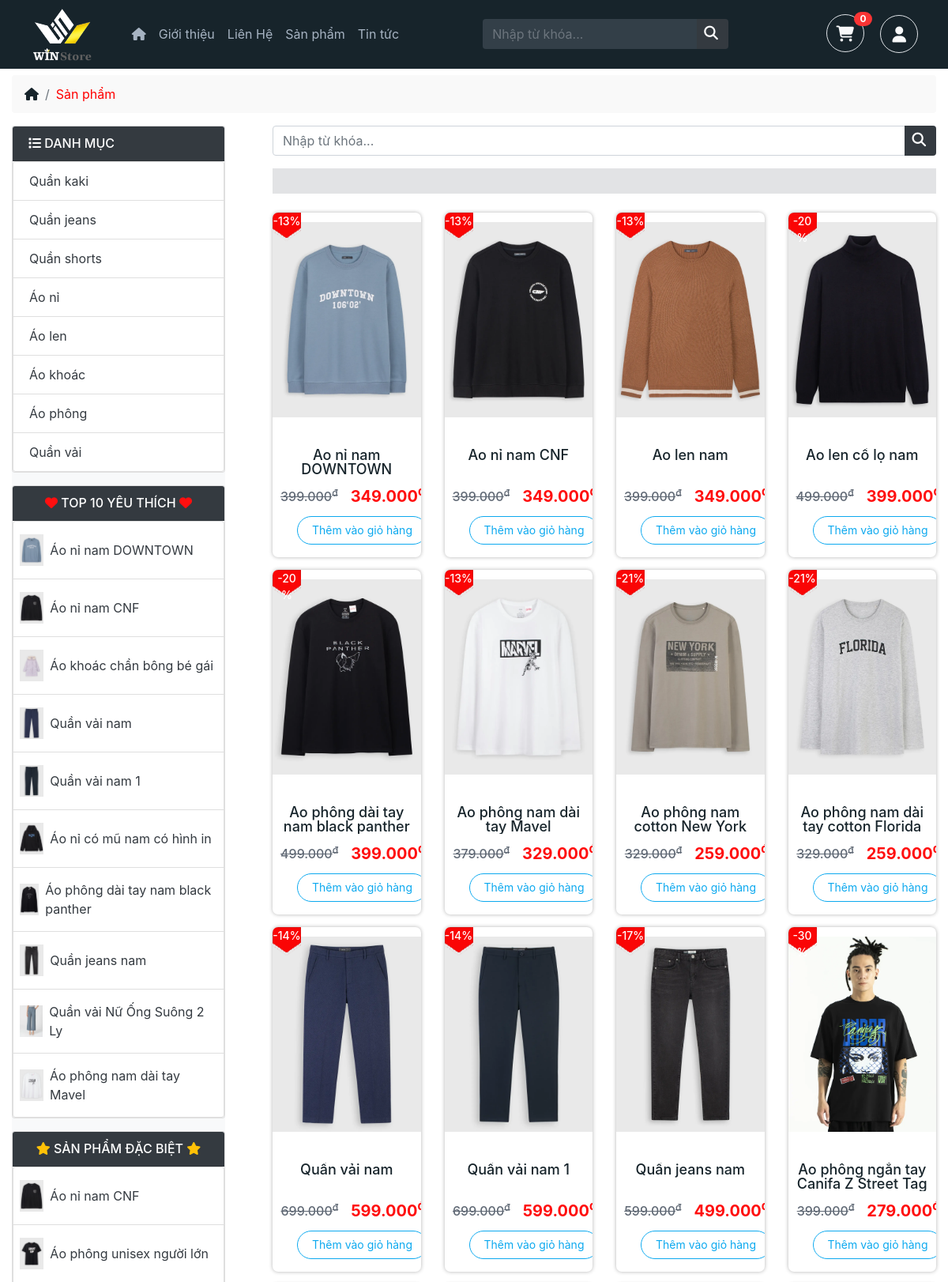
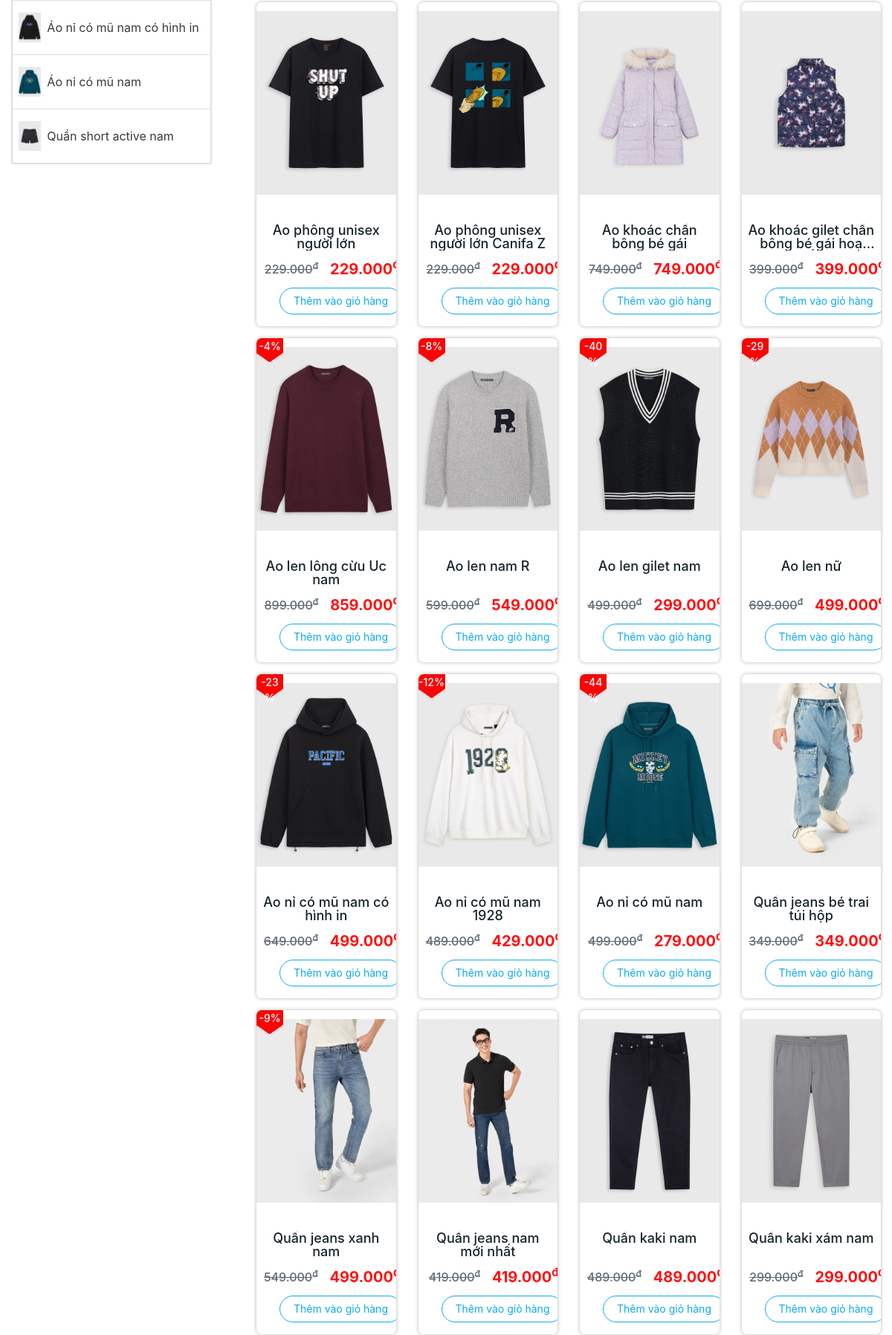
Page /Auth/Products (upper part) on the committed database (2 pictures, top to bottom).
### tables this page shows
CREATE TABLE `categories` (
  `id` int(11) NOT NULL,
  `name` varchar(100) NOT NULL,
  `id_staff` int(11) NOT NULL
);

CREATE TABLE `products` (
  `id` int(11) NOT NULL,
  `name` varchar(100) NOT NULL,
  `price` int(11) NOT NULL,
  `sale` int(11) DEFAULT 0,
  `img` varchar(255) NOT NULL,
  `date` datetime NOT NULL,
  `describe` longtext NOT NULL,
  `special` int(1) NOT NULL DEFAULT 0 COMMENT 'sp đặc biệt',
  `view` int(11) NOT NULL DEFAULT 0,
  `describe_short` longtext NOT NULL COMMENT 'mô tả ngắn',
  `id_category` int(11) NOT NULL,
  `id_staff` int(11) NOT NULL
);

### app/controllers/Auth.php (called while the page is built, shortened)
<?php
class Auth extends Controller
{
    public $ProductModel;
    public $CategoriesModel;
    function __construct()
    {
        $this->ProductModel = $this->callModel('ProductModel');
        $this->CategoriesModel = $this->callModel('CategoryModel');
    }
    function Products()
    {
        $this->callView(
            'MasterUser',
            [
                'Page' => 'ProductPage',
                'ListProduct' => $this->ProductModel->GetProduct(),
                'ListCategory' => $this->CategoriesModel->GetCategory(),
                'ProductTop10' => $this->ProductModel->GetProductTop10(),
                'ProductSpecial' => $this->ProductModel->GetProductSpecial(),
            ]
        );
    }
}

### index.php (called while the page is built, shortened)
<?php
$myApp = new App();

### app/core/DB.php (called while the page is built, shortened)
<?php
class DB
{
    protected $servername = 'localhost';
    protected $username = 'root';
    protected $password = '';
    function __construct()
    {
        $this->conn = mysqli_connect($this->servername, $this->username, $this->password);
    }
}

### app/models/CategoryModel.php (called while the page is built, shortened)
<?php
class CategoryModel extends DB
{
    public function GetCategory()
    {
        $sql = "SELECT * FROM categories";
        $arr = [];
        foreach ($this->conn->query($sql) as $row) {
            array_push($arr, $row);
        }
        return $arr;
    }
}

### app/models/ProductModel.php (called while the page is built, shortened)
<?php
class ProductModel extends DB
{
    public function GetProduct()
    {
        $sql = "SELECT * FROM products";
        $arr = [];
        foreach ($this->conn->query($sql) as $row) {
            array_push($arr, $row);
        }
        return $arr;
    }
}

### app/views/pages/user/ProductPage.php (the view, shortened to what this page needs)
<div class="container mt-2">
    <div class="row">
        <div class="col">
            <nav aria-label="breadcrumb">
                <ol class="breadcrumb">
                    <li class="breadcrumb-item"><a href="./Auth"><i class='fa fa-home'></i></a></li>
                    <li class="breadcrumb-item"><a class="act" href="./Auth/Products">Sản phẩm</a></li>
                </ol>
            </nav>
        </div>
    </div>
</div>
<div class="container">
    <div class="row">
        <div class="col-12 col-sm-3">
            <div class="bg-light mb-3">
                <div id="accordion" role="tablist">
                    <div class="card">
                        <div class="card-header bg-dark text-white text-uppercase" role="tab" id="headingOne">
                            <h6 class="mb-0">
                                <a class="text-white d-block" data-toggle="collapse" href="#collapseOne" aria-expanded="true" aria-controls="collapseOne">
                                    <i class="fa fa-list"></i> Danh mục
                                </a>
                            </h6>
                        </div>
                        <div id="collapseOne" class="collapse show" role="tabpanel" aria-labelledby="headingOne">
                            <ul class="list-group category_block">
                                <?php foreach ($data['ListCategory'] as $dm) : ?>
                                    <li class="list-group-item">
                                        <a class="d-block" href="./Auth/DetailCategory/<?= $dm['id'] ?>"><?= $dm['name'] ?></a>
                                    </li>
                                <?php endforeach ?>
                            </ul>
                        </div>
                    </div>
                    <div class="card mt-3">
                        <div class="card-header bg-dark text-white text-uppercase" role="tab" id="headingTwo">
                            <h6 class="mb-0">
                                <center>
                                    <a class="text-white d-block collapsed" data-toggle="collapse" href="#collapseTwo" aria-expanded="false" aria-controls="collapseTwo">
                                        <i class="fas fa-heart text-danger"></i> Top 10 yêu thích <i class="fas fa-heart text-danger"></i>
                                    </a>
                                </center>
                            </h6>
                        </div>
                        <div id="collapseTwo" class="collapse show" role="tabpanel" aria-labelledby="headingTwo">
                            <ul class="list-group category_block">
                                <?php foreach ($data['ProductTop10'] as $top10) : ?>
                                    <li class="list-group-item px-2 py-3">
                                        <a class="d-flex align-items-center" href="./Auth/DetailProduct/<?= $top10['id'] ?>">
                                            <div class="">
                                                <img class="img-fluid img-list" src="./public/images/uploads/products/<?= $top10['img'] ?>" alt="">
                                            </div>
                                            <span class="ml-2 d-blocke"><?= $top10['name'] ?></span>
                                        </a>
                                    </li>
                                <?php endforeach; ?>
                            </ul>
                        </div>
                    </div>
                    <div class="card mt-3">
                        <div class="card-header bg-dark text-white text-uppercase" role="tab" id="headingThree">
                            <h6 class="mb-0">
                                <center>
                                    <a class="text-white d-block collapsed" data-toggle="collapse" href="#collapseThree" aria-expanded="false" aria-controls="collapseThree">
                                        <i class="fa fa-star text-warning"></i> Sản phẩm đặc biệt <i class="fa fa-star text-warning"></i>
                                    </a>
                                </center>
                            </h6>
                        </div>
                        <div id="collapseThree" class="collapse show" role="tabpanel" aria-labelledby="headingThree">
                            <ul class="list-group category_block">
                                <?php foreach ($data['ProductSpecial'] as $special) : ?>
                                    <li class="list-group-item px-2 py-3">
                                        <a class="d-flex align-items-center" href="./Auth/DetailProduct/<?= $special['id'] ?>">
                                            <div class="">
                                                <img class="img-fluid img-list" src="./public/images/uploads/products/<?= $special['img'] ?>" alt="">
                                            </div>
                                            <span class="ml-2 d-blocke"><?= $special['name'] ?></span>
                                        </a>
                                    </li>
                                <?php endforeach ?>
                            </ul>
                        </div>
                    </div>
                </div>
            </div>
        </div>
        <div class="col" style="margin-left: 30px;">
            <form class="pb-3" action="./Auth/Search" method="POST">
                <div class="input-group">
                    <input type="text" class="form-control" name="kyw" placeholder="Nhập từ khóa...">
                    <div class="input-group-append">
                        <button class="btn bg-dark" type="submit" name="timkiem"><i class="fa fa-search text-white"></i></button>
                    </div>
                </div>
            </form>
            <h5 class="alert-secondary pt-3 pb-3 pl-sm-4 shadow-sm text-center "><?= $this->title_site ?></h5>
            <div class="row">
                <?php foreach ($data['ListProduct'] as $row) :
                       if ($row['price'] > 0) {
                           $percent_discount = number_format(($row['price'] - $row['sale']) / $row['price'] * 100);
                       } else {
                           $percent_discount = 0;
                       }
                   ?>
                    <div class="col-12 col-md-6 col-lg-4 col-xl-3 mt-3">
                        <div class="card text-center product-card pb-2">
                            <?php
                               if ($row['sale'] > 0) {
                               ?>
                                <div class="product-badge badge-frame" style="left: 0;top: 0;">
                                    <?= $row['sale'] == 0 ? '' : '-' . $percent_discount . '%' ?>
                                </div>
                            <?php
                               }
                               ?>
                            <a class="product-thumb" href="./Auth/DetailProduct/<?= $row['id'] ?>" data-abc="true">
                                <img class="card-img-top product-img object-fit-contain" style="height: 272px;" src="./public/images/uploads/products/<?= $row['img'] ?>" alt="Ảnh sản phẩm">
                            </a>
                            <div class="card-body p-0 pt-3 px-2">
                                <h3 class="product-title mh-60">
                                    <a href="./Auth/DetailProduct/<?= $row['id'] ?>">
                                        <?= $row['name'] ?>
                                    </a>
                                </h3>
                                <div class="product-price">
                                    <div class="col d-flex justify-content-center align-items-center">
                                        <del class="d-block ml-3"><?= number_format($row['price'], 0, ',', '.') ?><sup>đ</sup></del>
                                        <p class="text-danger font-weight-bold fz-20 d-block ml-3 mb-0">
                                            <?php if ($row['sale'] <= 0) {
                                                   echo number_format($row['price'], 0, ',', '.');
                                               }
                                               if ($row['sale'] > 0) {
                                                   echo number_format($row['sale'], 0, ',', '.');
                                               } ?><sup>đ</sup></p>
                                    </div>
                                </div>
                                <div class="col m-2">
                                    <a href="./Auth/AddCart/<?= $row['id'] ?>" class=" btn btn-outline-primary btn-sm">Thêm vào giỏ hàng</a>
                                </div>
                            </div>
                        </div>
                    </div>
                <?php endforeach; ?>
            </div>
        </div>
    </div>
</div>

### public/css/style.css (style rules this page uses)
a { color: #17242b; text-decoration: none !important; }
.img-list { height: 40px; width: auto !important; }
.object-fit-contain { object-fit: contain; }
.mh-60 { min-height: 60px; }
.category_block li a { color: #343a40; }
.product-card { display: block; position: relative; width: 100%; border: 0; border-radius: 7px; background-color: #fff; }
.product-card .product-badge { top: 15px; left: -6px; }
.product-badge { position: absolute; font-size: 16px; font-weight: 500; }
.fz-20 { font-size: 20px; }
.text-danger { color: #ff0f0f !important; }
.product-card .product-thumb { display: block; width: 100%; margin-bottom: 10px; }
.product-card .product-title { margin-bottom: 10px; font-size: 18px; min-height: 36px; text-align: center; overflow: hidden; display: -webkit-box; -webkit-box-orient: vertical; -webkit-line-clamp: 2; line-height: 18px; }
.product-card .product-price { margin-bottom: 10px; color: #606975; font-size: 16px; font-weight: 500; text-align: center; }
.btn>i { font-size: 1.1rem; display: inline-block; margin-top: -6px; margin-left: -4px; vertical-align: middle; }
.btn-outline-primary { border-color: #0da9ef; background-color: transparent; color: #0da9ef; }
img, figure { max-width: 100%; vertical-align: middle; }
.product-card { margin-right: 10px; }
.product-img { width: auto !important; height: 292px; margin: 0 auto; }
.btn-sm { height: 36px; padding: 0 18px; border-radius: 18px; line-height: 34px; }
.act { color: red; }
.breadcrumb { background-color: #f9f9f9; }
@media (min-width: 1200px) { .container { max-width: 1300px; } }
.badge-frame { margin-left: 0px; background-image: url(../images/saleoff.png); height: 36px; width: 36px; font-size: 14px; color: white; }
.product-card { cursor: pointer; box-shadow: 0 0 5px rgba(0, 0, 0, 0.3); overflow: hidden; }
.product-price { margin-bottom: 0; }
:root { --main-color-hover: #007bff; }

### public/css/mua-hang-thanh-cong.css (style rules this page uses)
:root { --text-color-red: #dc3545; }

### rows in the picture
categories: name "Quần kaki"
categories: name "Quần jeans"
categories: name "Quần shorts"
categories: name "Áo nỉ"
categories: name "Áo len"
categories: name "Áo khoác"
categories: name "Áo phông"
categories: name "Quần vải"
products: img (picture), name "Áo nỉ nam DOWNTOWN", percent_discount "13", price "399.000", sale "349.000"
products: img (picture), name "Áo nỉ nam CNF", percent_discount "13", price "399.000", sale "349.000"
products: img (picture), name "Áo khoác chần bông bé gái", price "749.000"
products: img (picture), name "Quần vải nam", percent_discount "14", price "699.000", sale "599.000"
products: img (picture), name "Quần vải nam 1", percent_discount "14", price "699.000", sale "599.000"
products: img (picture), name "Áo nỉ có mũ nam có hình in", percent_discount "23", price "649.000", sale "499.000"
products: img (picture), name "Áo phông dài tay nam black panther", percent_discount "20", price "499.000", sale "399.000"
products: img (picture), name "Quần jeans nam", percent_discount "17", price "599.000", sale "499.000"
products: img (picture), name "Quần vải Nữ Ống Suông 2 Ly"
products: img (picture), name "Áo phông nam dài tay Mavel", percent_discount "13", price "379.000", sale "329.000"
products: img (picture), name "Áo phông unisex người lớn", price "229.000"
products: img (picture), name "Áo nỉ có mũ nam", percent_discount "44", price "499.000", sale "279.000"
products: img (picture), name "Quần short active nam"
products: percent_discount "13", img (picture), name "Áo len nam", price "399.000", sale "349.000"
products: percent_discount "20", img (picture), name "Áo len cổ lọ nam", price "499.000", sale "399.000"
products: percent_discount "21", img (picture), name "Áo phông nam cotton New York", price "329.000", sale "259.000"
products: percent_discount "21", img (picture), name "Áo phông nam dài tay cotton Florida", price "329.000", sale "259.000"
products: percent_discount "30", img (picture), name "Áo phông ngắn tay Canifa Z Street Tag", price "399.000", sale "279.000"
products: img (picture), name "Áo phông unisex người lớn Canifa Z", price "229.000"
products: img (picture), name "Áo khoác gilet chần bông bé gái…", price "399.000"
products: percent_discount "4", img (picture), name "Áo len lông cừu Úc nam", price "899.000", sale "859.000"
products: percent_discount "8", img (picture), name "Áo len nam R", price "599.000", sale "549.000"
products: percent_discount "40", img (picture), name "Áo len gilet nam", price "499.000", sale "299.000"
products: percent_discount "29", img (picture), name "Áo len nữ", price "699.000", sale "499.000"
products: percent_discount "12", img (picture), name "Áo nỉ có mũ nam 1928", price "489.000", sale "429.000"
products: img (picture), name "Quần jeans bé trai túi hộp", price "349.000"
products: percent_discount "9", img (picture), name "Quần jeans xanh nam", price "549.000", sale "499.000"
products: img (picture), name "Quần jeans nam mới nhất", price "419.000"
products: img (picture), name "Quần kaki nam", price "489.000"
products: img (picture), name "Quần kaki xám nam", price "299.000"
